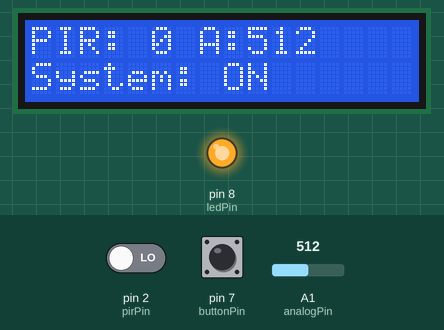
A sketch run on a simulated Arduino Uno, built with avr-gcc and run on an emulated ATmega328P. Shown: 16×2 character LCD, output pins drawn as LEDs (lit = HIGH). The inputs (shaded band) are chosen by the test bench; at power-on: pin 7 (buttonPin) LOW, A1 (analogPin) = 512, pin 2 (pirPin) LOW. What the sketch prints to the serial monitor is not drawn.

Above: at 1.2 s.
1.3 s: pin 7 (buttonPin) pulled HIGH for 0.4 s
At 2.9 s:
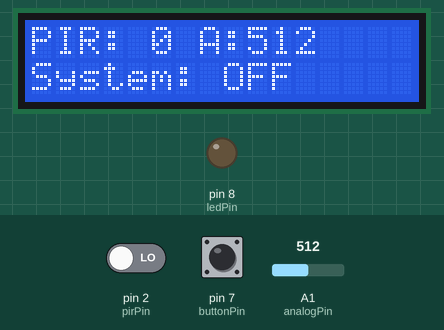
3.2 s: A1 (analogPin) set to 490
At 4.2 s:
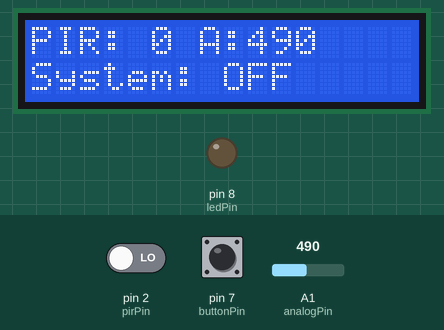
4.8 s: pin 7 (buttonPin) pulled HIGH for 1 s
At 6.6 s:
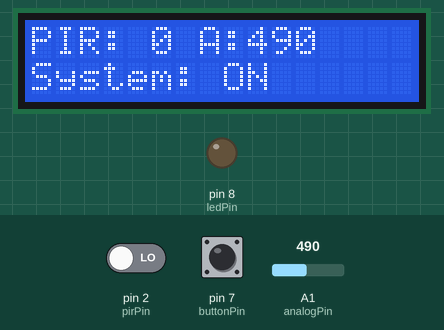
7.3 s: pin 2 (pirPin) driven HIGH
At 8.7 s:
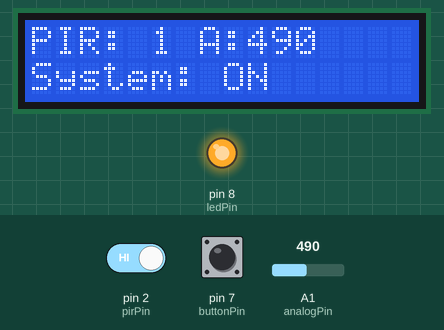
9.0 s: A1 (analogPin) set to 510
At 9.9 s:
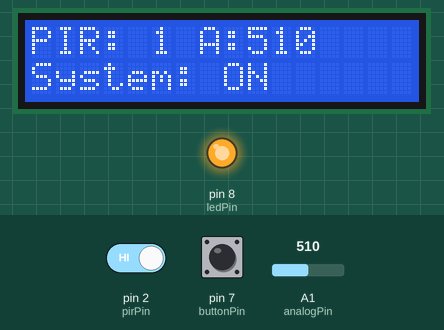
10.7 s: pin 2 (pirPin) driven LOW
At 12.1 s:
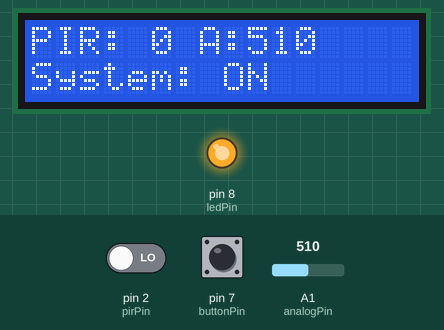
Timing chart, 0 to 13.3 s (numbered marks = the images above; inputs shaded):
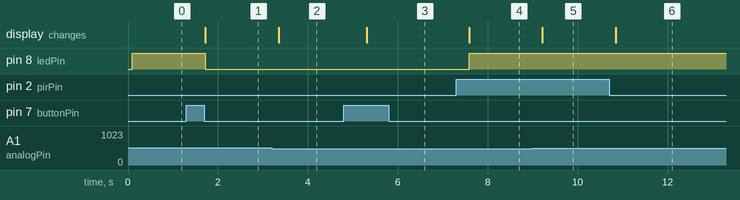

The sketch:

ArduinoCode.ino
```cpp
#include <Wire.h>
#include <LiquidCrystal_I2C.h>


LiquidCrystal_I2C lcd(0x20,16,2);


const int pirPin = 2;
const int ledPin = 8;
const int analogPin = A1;
const int buttonPin = 7;


int pirValue = 0;
int analogValue = 0;
bool systemOn = true;
bool lastButtonState = LOW;
bool currentButtonState;
unsigned long lastDebounceTime = 0;
unsigned long debounceDelay = 50;

void setup() {
  pinMode(pirPin, INPUT);
  pinMode(analogPin, INPUT);
  pinMode(ledPin, OUTPUT);
  pinMode(buttonPin, INPUT);

  lcd.init();
  lcd.backlight();

  Serial.begin(9600);
}

void loop() {

  int reading = digitalRead(buttonPin);
  if (reading != lastButtonState) {
    lastDebounceTime = millis();
  }

  if ((millis() - lastDebounceTime) > debounceDelay) {
    if (reading != currentButtonState) {
      currentButtonState = reading;
      if (currentButtonState == HIGH) {
        systemOn = !systemOn;
      }
    }
  }

  lastButtonState = reading;

  pirValue = digitalRead(pirPin);
  analogValue = analogRead(analogPin);

  Serial.print("PIR: ");
  Serial.print(pirValue);
  Serial.print(" | Analog: ");
  Serial.print(analogValue);
  Serial.print(" | System: ");
  Serial.println(systemOn ? "ON" : "OFF");

  lcd.clear();
  lcd.setCursor(0, 0);
  lcd.print("PIR: ");
  lcd.print(pirValue);
  lcd.print(" A:");
  lcd.print(analogValue);

  lcd.setCursor(0, 1);
  lcd.print("System: ");
  lcd.print(systemOn ? "ON" : "OFF");

  if (systemOn && (pirValue == HIGH || analogValue > 500)) {
    digitalWrite(ledPin, HIGH);
  } else {
    digitalWrite(ledPin, LOW);
  }

  delay(300);
}
```

Measured:
- after the input at 1.3 s, pin 8 (ledPin): HIGH → LOW after 0.42 s; the display: changes after 0.42 s (image 1)
- after the input at 3.2 s, the display: changes after 0.15 s (image 2)
- after the input at 4.8 s, the display: changes after 0.51 s (image 3)
- after the input at 7.3 s, pin 8 (ledPin): LOW → HIGH after 0.29 s; the display: changes after 0.29 s (image 4)
- after the input at 9.0 s, the display: changes after 0.22 s (image 5)
- after the input at 10.7 s, the display: changes after 0.15 s (image 6)
